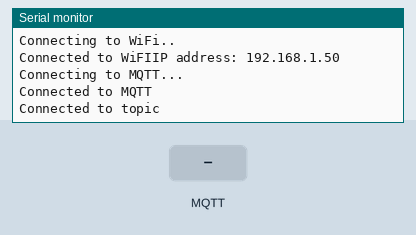
Simulated run of this program. Board: ESP32. On the bench: the last lines printed to the serial monitor. The inputs (shaded band) are chosen by the test bench. WiFi joins after 1.5 s; servers stay silent unless stated; no MQTT or app messages arrive unless stated.

Above: at 4.2 s.
4.3 s: MQTT message "1" arrives on the first subscribed topic
At 5.0 s:
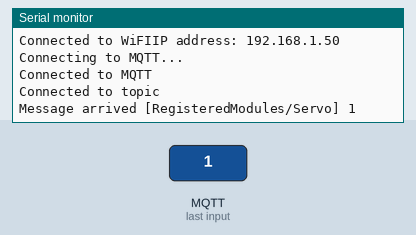
5.8 s: MQTT message "on" arrives on the first subscribed topic
At 6.2 s:
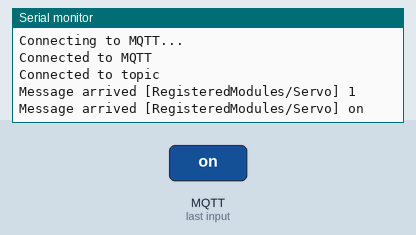
7.3 s: MQTT message "off" arrives on the first subscribed topic
At 8.5 s:
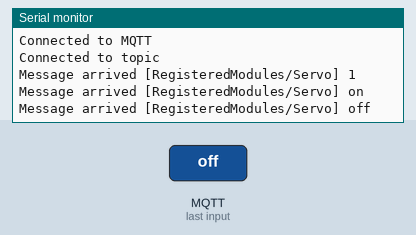

Measured:
- after the input at 4.3 s, the serial monitor: prints a new line at once (image 1)
- after the input at 5.8 s, the serial monitor: prints a new line at once (image 2)
- after the input at 7.3 s, the serial monitor: prints a new line at once (image 3)

The program:

main.cpp
```cpp
/*
  This is a template for all ESP32's using MQTT within the CyberRange.
  Read through the steps and ensure everything is setup correctly.
  This is made such that programming physical functions is as easy as possible.
  Old CyberCitySharedFunctionality stuff has been removed.
*/

/*
  This works using the MQTT broker (mosquitto, installed on the CyberRange server), in combination with the database,
  and the databaseToMQTT.py script, setup as a service on the CyberRange server. The script detects any changes to the
  'RegisteredModules/CurrentOutput' column, and sends them to the broker, using the information from the row of the change
  in order to send it to the associated topic (RegisteredModules/Module).

  This means that, if you register a module on the website with the 'Module' set as 'AnnoyingPeizo'. And write '4' to the
  'CurrentOutput' of the 'AnnoyingPeizo' row, the script will send to the topic:

  'RegisteredModules/AnnoyingPeizo'

  The message:

  '4'

  That message is sent to the ESP32 subscribed to that topic.

  that topic, is what needs to be put into the 'mqttTopic' const char* inside of sensitiveInformation.h, in order to associate
  the ESP32 with its respective database row within RegisteredModules.

  Example inside of sensitveInformation.h:

  const char* mqttTopic = "RegisteredModules/Servo";

  Additionally, its worth knowing:

  The number in CurrentOutput is incrimented for each completion of the challenge, allowing for the ESP32 connected to
  that topic to activate. However, it is worth noting that strings can be put in the CurrentOutput, and be sent to the
  ESP32.
*/

// REQUIRED LIBRARIES, DONT REMOVE
#include <Arduino.h>
#include <WiFi.h>
#include <PubSubClient.h>
#include "sensitiveInformation.h" //ENSURE WIFI & MQTT IS CONFIGURED CORRECTLY

// ANY MISSING LIBRARIES SHOULD BE ADDED TO THIS PLATFORMIO PROJECT USING: PLATFORMIO HOME > LIBRARIES

//Follow the steps:

/*
  STEP 1.
  DECLARE REQUIRED LIBRARIES, e.g:

  #include <ESP32Servo.h> // For servos.

  Do it below this comment
*/


/*
  STEP 2.
  DECLARE REQUIRED PINS, e.g:

  int redLEDPin = 17; // Red LED pin.

  Do it below this comment
*/


/*
  STEP 2.1.
  SET pinMode() FOR DECLARED PINS IN setup() OR callback() FUNCTION.
  setup() is probably better, but callback() should work too.

  Go to the setup() function for additional instructions (Examples).
*/

/*
  STEP 3.
  PROGRAM THE callback() FUNCTION TO USE THE WIRED UP COMPONENTS AS DESIRED.

  callback() is below.
*/

void callback(char* topic, byte* payload, unsigned int length) {
  Serial.print("Message arrived [");
  Serial.print(topic);
  Serial.print("] ");
  for (int i = 0; i < length; i++) {
    Serial.print((char)payload[i]);
  }
  Serial.println();

  // Example: turn on/off an LED based on the message received (this is specialised, if you dont need it dont use it.)
  //
  // if ((char)payload[0] == '1') {
  //   Serial.println("LED ON");
  //   digitalWrite(redLEDPin, HIGH);
  // } else {
  //   Serial.println("LED OFF");
  //   digitalWrite(redLEDPin, LOW);
  // }

  // Example: turn on/off an LED based on ANY message received (this is how this is intended to work, activating when this ESP32's respective
  // challenge is completed)
  //
  // if ((char)payload[0]) {
  //   Serial.println("LED ON");
  //   digitalWrite(redLEDPin, HIGH);
  //   delay(250);
  //   Serial.println("LED OFF");
  //   digitalWrite(redLEDPin, LOW);
  // }
}


// Declare the callback function prototype before setup()
void callback(char* topic, byte* payload, unsigned int length);

// MQTT client setup
WiFiClient espClient;
PubSubClient client(espClient);

void setup() {
  /*
    STEP 3. CONTINUED.
    DECLARE YOUR pinMode()'s below, e.g:

    pinMode(redLEDPin, OUTPUT);s
  */


  Serial.begin(9600);
  while (!Serial) {
    delay(10);
  }
  delay(1000);

  WiFi.begin(ssid, password);

  while (WiFi.status() != WL_CONNECTED) {
    delay(1000);
    Serial.println("Connecting to WiFi..");
  }
  Serial.println();
  Serial.print("Connected to WiFI");
  Serial.print("IP address: ");
  Serial.println(WiFi.localIP());

  // Setting up MQTT
  client.setServer(mqttServer, mqttPort);
  client.setCallback(callback);  // Set the callback function to handle incoming messages

  // Connecting to MQTT Broker
  while (!client.connected()) {
    Serial.println("Connecting to MQTT...");
    if (client.connect(mqttClient)) {
      Serial.println("Connected to MQTT");
      client.subscribe(mqttTopic);  // Subscribe to the control topic
      Serial.println("Connected to topic");
    } else {
      Serial.print("Failed with state ");
      Serial.print(client.state());
      delay(2000);
    }
  }
}

void loop() { // The loop function likely does not require change in the majority of circumstances.
    if (!client.connected()) {
      while (!client.connected()) {
        Serial.println("Reconnecting to MQTT...");
      if (client.connect(mqttClient)) {
        Serial.println("Reconnected to MQTT");
        client.subscribe(mqttTopic);
        Serial.println("Connected to topic");
      } else {
        Serial.print("Failed to reconnect, state ");
        Serial.print(client.state());
        delay(2000);
      }
    }
  }
  client.loop();  // Check for incoming messages and keep the connection alive
}
```

sensitiveInformation.h
```cpp
/*
 * Contains any sensitive Infomration that you do not want published to Github.
 *
 * The SSID and Password variables will need to be changed if you’re connecting to another Wireless Access Point (such as at home).
 *
 * This file is supposed to be in the .gitignore
 *
 */


// Wifi network
const char* ssid = "CyberRange";       // Wifi Network Name
const char* password = "CyberRange";  // Wifi Password

// MQTT client name
const char* mqttClient = "ESP32";

// MQTT Topic
const char* mqttTopic = "RegisteredModules/Servo"; // It's worth noting that an ESP32 can subscribe to more than 1 topic

// Replace with the MQTT broker IP address and port (default port for MQTT is 1883)
const char* mqttServer = "192.168.1.10";
const int mqttPort = 1883;
```
